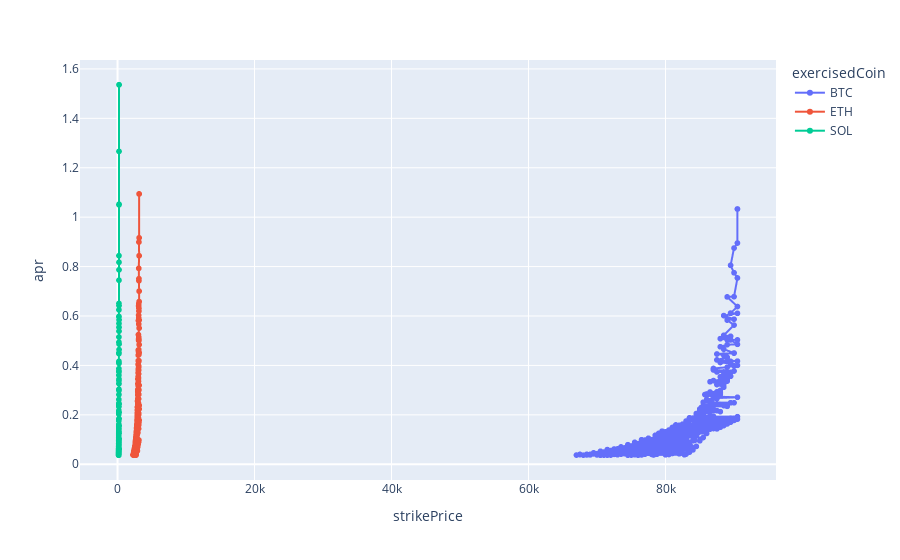

This figure's notebook cell:
### Code cell
df_copy = df

# df_copy = df[df["strikePrice"]>=2200]
# df_copy = df_copy[df_copy["duration"]<=25]
# df_copy = df_copy[df_copy["apr"]>=0.2]

# df_copy = df_copy[df_copy["strikePrice"]<=60000 ]
# df_copy = df_copy[df_copy["strikePrice"]>=55000 ]

# df_copy = df_copy[df_copy["strikePrice"]<=2500 ]
# df_copy = df_copy[df_copy["strikePrice"]>=2150 ]

# df_copy = df_copy[df_copy["duration"]== 5]

# df_copy = df_copy[df_copy["exercisedCoin"]== "ETH"]


fig = px.line(df_copy, x="strikePrice", y="apr", color="exercisedCoin", hover_data=["1000return", "USDamt", "Percent_to_strikeprice"], markers=True)
fig.show()

### Figure 1 — Plotly figure (JSON) as saved in the notebook; plotly's stock layout.template omitted (floating-point values rounded to 4 significant figures; data arrays with more than 128 entries replaced by an {"elided": "..."} marker saying what was removed)
{"data": [{"customdata": {"elided": "485x3 float values"}, "hovertemplate": "exercisedCoin=BTC<br>strikePrice=%{x}<br>apr=%{y}<br>1000return=%{customdata[0]}<br>USDamt=%{customdata[1]}<br>Percent_to_strikeprice=%{customdata[2]}<extra></extra>", "legendgroup": "BTC", "line": {"color": "#636efa", "dash": "solid"}, "marker": {"symbol": "circle"}, "mode": "lines+markers", "name": "BTC", "showlegend": true, "type": "scattergl", "x": {"elided": "485 int values"}, "xaxis": "x", "y": {"elided": "485 float values"}, "yaxis": "y"}, {"customdata": {"elided": "340x3 float values"}, "hovertemplate": "exercisedCoin=ETH<br>strikePrice=%{x}<br>apr=%{y}<br>1000return=%{customdata[0]}<br>USDamt=%{customdata[1]}<br>Percent_to_strikeprice=%{customdata[2]}<extra></extra>", "legendgroup": "ETH", "line": {"color": "#EF553B", "dash": "solid"}, "marker": {"symbol": "circle"}, "mode": "lines+markers", "name": "ETH", "showlegend": true, "type": "scattergl", "x": {"elided": "340 int values"}, "xaxis": "x", "y": {"elided": "340 float values"}, "yaxis": "y"}, {"customdata": {"elided": "190x3 float values"}, "hovertemplate": "exercisedCoin=SOL<br>strikePrice=%{x}<br>apr=%{y}<br>1000return=%{customdata[0]}<br>USDamt=%{customdata[1]}<br>Percent_to_strikeprice=%{customdata[2]}<extra></extra>", "legendgroup": "SOL", "line": {"color": "#00cc96", "dash": "solid"}, "marker": {"symbol": "circle"}, "mode": "lines+markers", "name": "SOL", "showlegend": true, "type": "scattergl", "x": {"elided": "190 float values"}, "xaxis": "x", "y": {"elided": "190 float values"}, "yaxis": "y"}], "layout": {"legend": {"title": {"text": "exercisedCoin"}, "tracegroupgap": 0}, "margin": {"t": 60}, "xaxis": {"anchor": "y", "domain": [0, 1], "title": {"text": "strikePrice"}}, "yaxis": {"anchor": "x", "domain": [0, 1], "title": {"text": "apr"}}}}
